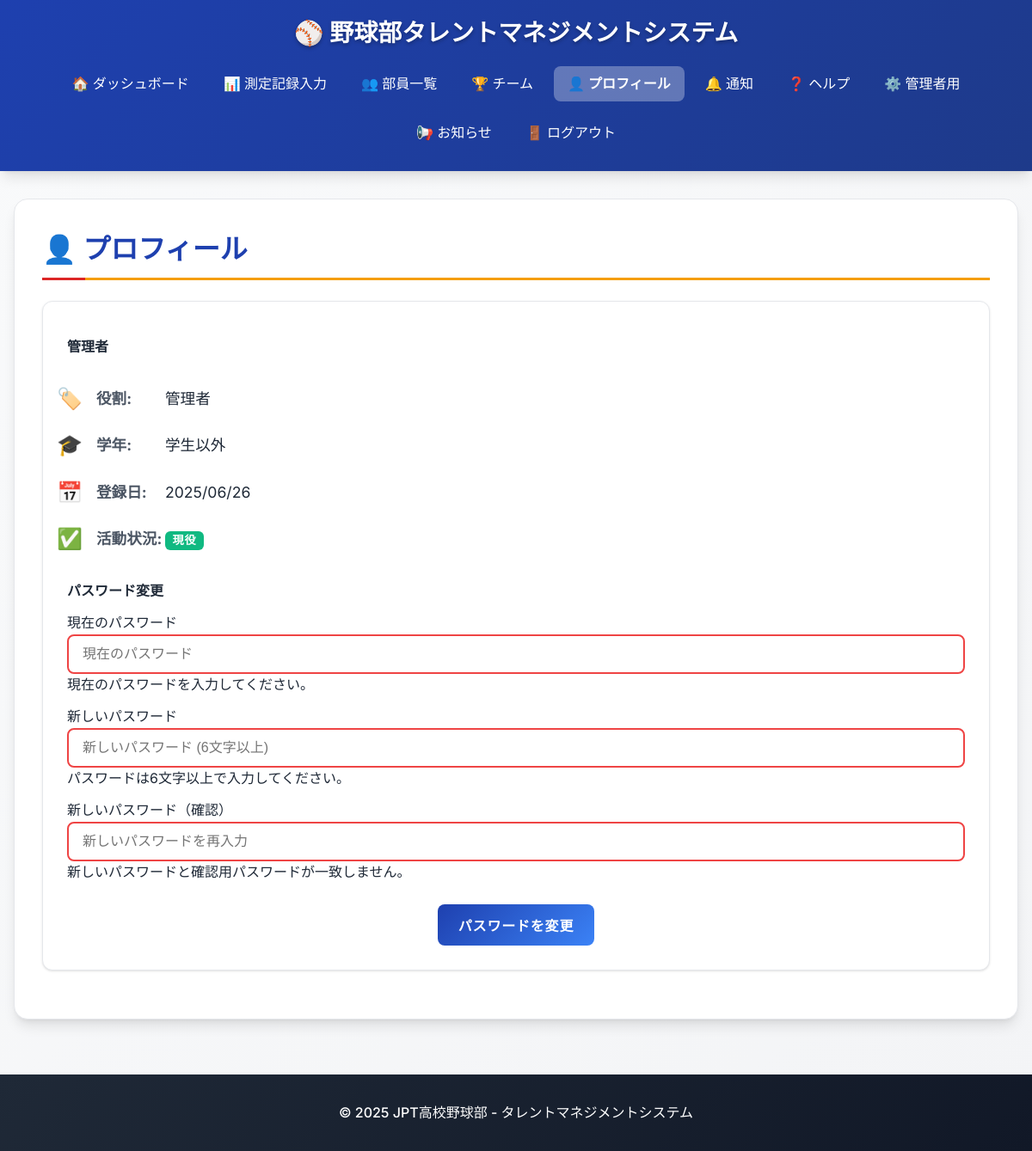
Screenshot of /profile/profile (signed in) with the database file from the repository.
### db_models.py (models this page shows, shortened)
class User(db.Model, UserMixin):
    __tablename__ = 'users'
    user_id = db.Column(db.Integer, primary_key=True)
    fs_uniquifier = db.Column(db.String(64), unique=True, nullable=False, default=lambda: str(uuid.uuid4()))  # 追加
    student_id = db.Column(db.String(20),  nullable=True)  # 学生番号 (例: "2024001")
    name = db.Column(db.String(100), unique=True, nullable=False)
    password_hash = db.Column(db.String(200), nullable=False)
    grade = db.Column(db.Integer, nullable=True)
    is_active = db.Column(db.Boolean, default=True)
    team_status = db.Column(db.Boolean, default=False)
    created_at = db.Column(db.DateTime, default=lambda: datetime.now(tz=ZoneInfo('Asia/Tokyo')))
    updated_at = db.Column(db.DateTime, default=lambda: datetime.now(tz=ZoneInfo('Asia/Tokyo')),
                           onupdate=lambda: datetime.now(tz=ZoneInfo('Asia/Tokyo')))
    roles = db.relationship('Role', secondary='user_roles', backref=db.backref('users', lazy='dynamic'))
    def get_formatted_created_at(self):
        return self.created_at.strftime('%Y/%m/%d') if self.created_at else "不明"
    def get_grade_display(self):
        return f"{self.grade}年生" if self.grade else "学生以外"
    def has_any_role(self, *roles):
        return any(role.name in roles for role in self.roles)

class Role(db.Model, RoleMixin):
    __tablename__ = 'roles'
    id = db.Column(db.Integer, primary_key=True)
    name = db.Column(db.String(80), unique=True, nullable=False)
    display_name = db.Column(db.String(80), unique=True, nullable=False)

### blueprints/profile.py (the view)
@profile_bp.route('/profile')
@login_required
def profile():
    return render_template('profile.html')

### app/app.py (called while the page is built)
@login_manager.user_loader
def load_user(user_id):
    return db.session.get(User, int(user_id))

@app.context_processor
def inject_measurement_data():
    if not current_user.is_authenticated:
        return {}
    notice_cnt = 0
    if current_user.has_any_role("manager"):
        notice_cnt = MeasurementRecord.query.filter_by(created_by=current_user.user_id, status='rejected').count()
    elif current_user.has_any_role("member"):
        notice_cnt = MeasurementRecord.query.filter_by(user_id=current_user.user_id, status='draft').count()
    elif current_user.has_any_role("coach"):
        notice_cnt = MeasurementRecord.query.filter_by(status='pending_coach').count()
    return {
        "notice_cnt": notice_cnt
    }

### app/templates/profile.html (shortened to what this page needs)
{% extends "base.html" %}
{% block content %}
<div class="container fade-in">
    <h1 class="mb-4">👤 プロフィール</h1>
    <div class="card p-4">
        <div class="row">
            <div class="col-md-5 border-end">
                <div class="d-flex flex-column align-items-center text-center p-3 py-5">
                    <h4 class="font-weight-bold mt-3">{{ current_user.name }}</h4>
                </div>
                <div class="mt-4">
                    <div class="info-row">
                        <span class="info-icon">🏷️</span>
                        <span class="info-label">役割:</span>
                        <span class="info-value">
                             {% for role in current_user.roles %}
                                {{ role.display_name }}{% if not loop.last %}, {% endif %}
                            {% endfor %}
                        </span>
                    </div>
                    <div class="info-row">
                        <span class="info-icon">🎓</span>
                        <span class="info-label">学年:</span>
                        <span class="info-value">{{ current_user.get_grade_display() }}</span>
                    </div>
                    <div class="info-row">
                        <span class="info-icon">📅</span>
                        <span class="info-label">登録日:</span>
                        <span class="info-value">{{ current_user.get_formatted_created_at() }}</span>
                    </div>
                     <div class="info-row">
                        <span class="info-icon">✅</span>
                        <span class="info-label">活動状況:</span>
                        <span class="info-value">
                            {% if current_user.is_active %}
                                <span class="badge badge-success">現役</span>
                            {% else %}
                                <span class="badge badge-secondary">引退</span>
                            {% endif %}
                        </span>
                    </div>
                </div>
            </div>
            <div class="col-md-7">
                <div class="p-3 py-5">
                    <div class="d-flex justify-content-between align-items-center mb-3">
                        <h4 class="text-right">パスワード変更</h4>
                    </div>
                    <form method="POST" action="{{ url_for('profile.change_password') }}" class="password-form needs-validation" novalidate>
                        <div class="row mt-3">
                            <div class="col-md-12 mb-3">
                                <label for="current_password" class="form-label">現在のパスワード</label>
                                <input type="password" id="current_password" name="current_password" class="form-control" placeholder="現在のパスワード" required>
                                 <div class="invalid-feedback">
                                    現在のパスワードを入力してください。
                                </div>
                            </div>
                            <div class="col-md-12 mb-3">
                                <label for="new_password" class="form-label">新しいパスワード</label>
                                <input type="password" id="new_password" name="new_password" class="form-control" placeholder="新しいパスワード (6文字以上)" required minlength="6">
                                <div class="invalid-feedback">
                                    パスワードは6文字以上で入力してください。
                                </div>
                            </div>
                            <div class="col-md-12 mb-3">
                                <label for="confirm_password" class="form-label">新しいパスワード（確認）</label>
                                <input type="password" id="confirm_password" name="confirm_password" class="form-control" placeholder="新しいパスワードを再入力" required minlength="6">
                                <div class="invalid-feedback" id="confirm-password-feedback">
                                    新しいパスワードと確認用パスワードが一致しません。
                                </div>
                            </div>
                        </div>
                        <div class="mt-5 text-center">
                            <button class="btn btn-primary profile-button" type="submit">パスワードを変更</button>
                        </div>
                    </form>
                </div>
            </div>
        </div>
    </div>
</div>
{% endblock %}

### app/static/styles.css (style rules this page uses)
:root { --primary-color: #1e40af; --primary-light: #3b82f6; --primary-dark: #1e3a8a; --secondary-color: #dc2626; --secondary-light: #ef4444; --secondary-dark: #b91c1c; --accent-color: #f59e0b; --accent-light: #fbbf24; --white: #ffffff; --gray-50: #f9fafb; --gray-100: #f3f4f6; --gray-200: #e5e7eb; --gray-300: #d1d5db; --gray-400: #9ca3af; --gray-500: #6b7280; --gray-600: #4b5563; --gray-700: #374151; --gray-800: #1f2937; --gray-900: #111827; --success: #10b981; --warning: #f59e0b; --error: #ef4444; --info: #3b82f6; --shadow-sm: 0 1px 2px 0 rgb(0 0 0 / 0.05); --shadow: 0 1px 3px 0 rgb(0 0 0 / 0.1), 0 1px 2px -1px rgb(0 0 0 / 0.1); --shadow-md: 0 4px 6px -1px rgb(0 0 0 / 0.1), 0 2px 4px -2px rgb(0 0 0 / 0.1); --shadow-lg: 0 10px 15px -3px rgb(0 0 0 / 0.1), 0 4px 6px -4px rgb(0 0 0 / 0.1); --radius-sm: 0.375rem; --radius: 0.5rem; --radius-md: 0.75rem; --radius-lg: 1rem; --transition: all 0.2s ease-in-out; }
* { margin: 0; padding: 0; box-sizing: border-box; }
html { font-size: 16px; scroll-behavior: smooth; }
body { font-family: 'Inter', 'Segoe UI', Tahoma, Geneva, Verdana, sans-serif; line-height: 1.6; color: var(--gray-800); background: linear-gradient(135deg, var(--gray-50) 0%, var(--gray-100) 100%); min-height: 100vh; }
.container { background: var(--white); border-radius: var(--radius-lg); box-shadow: var(--shadow-lg); padding: 2rem; margin-bottom: 2rem; border: 1px solid var(--gray-200); }
.container h1 { color: var(--primary-color); font-size: 2rem; font-weight: 700; margin-bottom: 1.5rem; padding-bottom: 0.5rem; border-bottom: 3px solid var(--accent-color); position: relative; }
.container h1::after { content: ''; position: absolute; bottom: -3px; left: 0; width: 50px; height: 3px; background: var(--secondary-color); }
.card { background: var(--white); border-radius: var(--radius-md); box-shadow: var(--shadow); padding: 1.5rem; margin-bottom: 1.5rem; border: 1px solid var(--gray-200); transition: var(--transition); }
.form-control { width: 100%; padding: 0.75rem 1rem; border: 2px solid var(--gray-300); border-radius: var(--radius); font-size: 1rem; transition: var(--transition); background: var(--white); }
.form-control:invalid { border-color: var(--error); }
.btn { display: inline-flex; align-items: center; justify-content: center; padding: 0.75rem 1.5rem; border: none; border-radius: var(--radius); font-size: 1rem; font-weight: 600; text-decoration: none; cursor: pointer; transition: var(--transition); text-transform: uppercase; letter-spacing: 0.05em; position: relative; overflow: hidden; }
.btn::before { content: ''; position: absolute; top: 0; left: -100%; width: 100%; height: 100%; background: linear-gradient(90deg, transparent, rgba(255, 255, 255, 0.2), transparent); transition: left 0.5s; }
.btn-primary { background: linear-gradient(135deg, var(--primary-color) 0%, var(--primary-light) 100%); color: var(--white); }
.text-center { text-align: center; }
.text-right { text-align: right; }
.mb-3 { margin-bottom: 0.75rem; }
.mb-4 { margin-bottom: 1rem; }
.mt-3 { margin-top: 0.75rem; }
.mt-4 { margin-top: 1rem; }
.mt-5 { margin-top: 1.5rem; }
.p-3 { padding: 0.75rem; }
.p-4 { padding: 1rem; }
.d-flex { display: flex; }
.justify-content-between { justify-content: space-between; }
.align-items-center { align-items: center; }
.fade-in { animation: fadeIn 0.5s ease-out; }
.badge { display: inline-block; padding: 0.25rem 0.5rem; font-size: 0.75rem; font-weight: 600; border-radius: var(--radius-sm); text-transform: uppercase; letter-spacing: 0.05em; }
.badge-success { background-color: var(--success); color: var(--white); }

### app/templates/profile.html (style rules this page uses)
.info-row { display: flex; align-items: center; margin-bottom: 1rem; font-size: 1.1rem; }
.info-icon { font-size: 1.5rem; margin-right: 1rem; width: 30px; text-align: center; }
.info-label { font-weight: bold; color: var(--gray-600); width: 80px; }
.info-value { color: var(--dark); }
.badge { display: inline-block; padding: 0.35em 0.65em; font-size: .75em; font-weight: 700; line-height: 1; color: #fff; text-align: center; white-space: nowrap; vertical-align: baseline; border-radius: 0.375rem; margin-right: 0.25rem; }
.badge-success { background-color: var(--success); }

### rows the page displays
User: name "管理者", grade "学生以外", get_formatted_created_at "2025/06/26"
Role: display_name "管理者"
